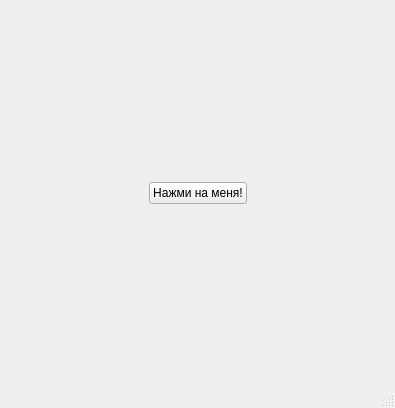
<?xml version="1.0" encoding="UTF-8"?>
<ui version="4.0">
 <class>MainWindow</class>
 <widget class="QMainWindow" name="MainWindow">
  <property name="geometry">
   <rect>
    <x>0</x>
    <y>0</y>
    <width>395</width>
    <height>408</height>
   </rect>
  </property>
  <property name="windowTitle">
   <string>MainWindow</string>
  </property>
  <widget class="QWidget" name="centralwidget">
   <layout class="QHBoxLayout" name="horizontalLayout">
    <item>
     <spacer name="horizontalSpacer">
      <property name="orientation">
       <enum>Qt::Horizontal</enum>
      </property>
      <property name="sizeHint" stdset="0">
       <size>
        <width>124</width>
        <height>17</height>
       </size>
      </property>
     </spacer>
    </item>
    <item>
     <widget class="QPushButton" name="pushButton">
      <property name="text">
       <string>Нажми на меня!</string>
      </property>
     </widget>
    </item>
    <item>
     <spacer name="horizontalSpacer_2">
      <property name="orientation">
       <enum>Qt::Horizontal</enum>
      </property>
      <property name="sizeHint" stdset="0">
       <size>
        <width>125</width>
        <height>280</height>
       </size>
      </property>
     </spacer>
    </item>
   </layout>
  </widget>
  <widget class="QMenuBar" name="menubar">
   <property name="geometry">
    <rect>
     <x>0</x>
     <y>0</y>
     <width>395</width>
     <height>26</height>
    </rect>
   </property>
  </widget>
  <widget class="QStatusBar" name="statusbar"/>
 </widget>
 <resources/>
 <connections/>
</ui>
